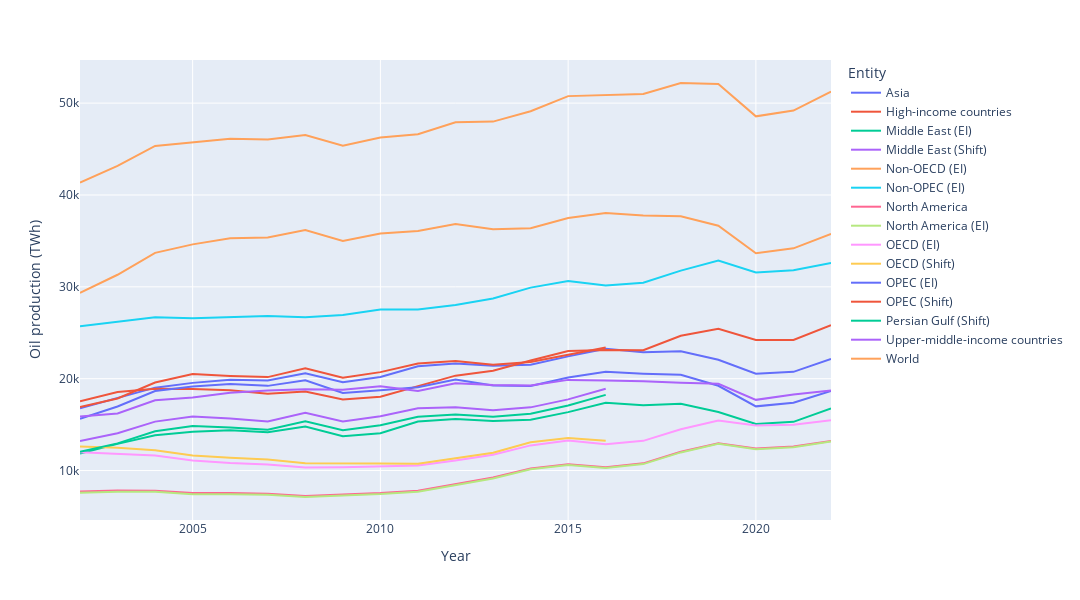

Notebook cell for this chart:
### Code cell
fig = px.line(
    oil_prod_country_gt_2001,
    x="Year",
    y="Oil production (TWh)",
    color="Entity",
)
# Update the layout to set the figure size
fig.update_layout(
    width=1080, height=600  # Adjust the width as needed  # Adjust the height as needed
)
fig.show()

### Figure 1 — Plotly figure (JSON) as saved in the notebook; plotly's stock layout.template omitted (floating-point values rounded to 4 significant figures)
{"data": [{"hovertemplate": "Entity=Asia<br>Year=%{x}<br>Oil production (TWh)=%{y}<extra></extra>", "legendgroup": "Asia", "line": {"color": "#636efa", "dash": "solid"}, "marker": {"symbol": "circle"}, "mode": "lines", "name": "Asia", "orientation": "v", "showlegend": true, "type": "scatter", "x": [2002, 2003, 2004, 2005, 2006, 2007, 2008, 2009, 2010, 2011, 2012, 2013, 2014, 2015, 2016, 2017, 2018, 2019, 2020, 2021, 2022], "xaxis": "x", "y": [16790.0, 17900.0, 19030.0, 19550.0, 19880.0, 19810.0, 20580.0, 19620.0, 20190.0, 21360.0, 21650.0, 21420.0, 21530.0, 22430.0, 23260.0, 22890.0, 23000.0, 22050.0, 20550.0, 20750.0, 22140.0], "yaxis": "y"}, {"hovertemplate": "Entity=High-income countries<br>Year=%{x}<br>Oil production (TWh)=%{y}<extra></extra>", "legendgroup": "High-income countries", "line": {"color": "#EF553B", "dash": "solid"}, "marker": {"symbol": "circle"}, "mode": "lines", "name": "High-income countries", "orientation": "v", "showlegend": true, "type": "scatter", "x": [2002, 2003, 2004, 2005, 2006, 2007, 2008, 2009, 2010, 2011, 2012, 2013, 2014, 2015, 2016, 2017, 2018, 2019, 2020, 2021, 2022], "xaxis": "x", "y": [17550.0, 18560.0, 18900.0, 18870.0, 18750.0, 18350.0, 18590.0, 17730.0, 18030.0, 19210.0, 20330.0, 20870.0, 21980.0, 23000.0, 23110.0, 23100.0, 24680.0, 25440.0, 24200.0, 24230.0, 25820.0], "yaxis": "y"}, {"hovertemplate": "Entity=Middle East (EI)<br>Year=%{x}<br>Oil production (TWh)=%{y}<extra></extra>", "legendgroup": "Middle East (EI)", "line": {"color": "#00cc96", "dash": "solid"}, "marker": {"symbol": "circle"}, "mode": "lines", "name": "Middle East (EI)", "orientation": "v", "showlegend": true, "type": "scatter", "x": [2002, 2003, 2004, 2005, 2006, 2007, 2008, 2009, 2010, 2011, 2012, 2013, 2014, 2015, 2016, 2017, 2018, 2019, 2020, 2021, 2022], "xaxis": "x", "y": [11850.0, 12900.0, 13840.0, 14220.0, 14390.0, 14170.0, 14790.0, 13740.0, 14060.0, 15340.0, 15610.0, 15380.0, 15520.0, 16360.0, 17390.0, 17100.0, 17260.0, 16380.0, 15080.0, 15300.0, 16770.0], "yaxis": "y"}, {"hovertemplate": "Entity=Middle East (Shift)<br>Year=%{x}<br>Oil production (TWh)=%{y}<extra></extra>", "legendgroup": "Middle East (Shift)", "line": {"color": "#ab63fa", "dash": "solid"}, "marker": {"symbol": "circle"}, "mode": "lines", "name": "Middle East (Shift)", "orientation": "v", "showlegend": true, "type": "scatter", "x": [2002, 2003, 2004, 2005, 2006, 2007, 2008, 2009, 2010, 2011, 2012, 2013, 2014, 2015, 2016], "xaxis": "x", "y": [13210.0, 14070.0, 15330.0, 15880.0, 15670.0, 15340.0, 16290.0, 15350.0, 15920.0, 16790.0, 16890.0, 16580.0, 16880.0, 17750.0, 18910.0], "yaxis": "y"}, {"hovertemplate": "Entity=Non-OECD (EI)<br>Year=%{x}<br>Oil production (TWh)=%{y}<extra></extra>", "legendgroup": "Non-OECD (EI)", "line": {"color": "#FFA15A", "dash": "solid"}, "marker": {"symbol": "circle"}, "mode": "lines", "name": "Non-OECD (EI)", "orientation": "v", "showlegend": true, "type": "scatter", "x": [2002, 2003, 2004, 2005, 2006, 2007, 2008, 2009, 2010, 2011, 2012, 2013, 2014, 2015, 2016, 2017, 2018, 2019, 2020, 2021, 2022], "xaxis": "x", "y": [29340.0, 31310.0, 33700.0, 34620.0, 35300.0, 35370.0, 36180.0, 35000.0, 35810.0, 36080.0, 36830.0, 36260.0, 36370.0, 37500.0, 38030.0, 37760.0, 37690.0, 36650.0, 33650.0, 34190.0, 35770.0], "yaxis": "y"}, {"hovertemplate": "Entity=Non-OPEC (EI)<br>Year=%{x}<br>Oil production (TWh)=%{y}<extra></extra>", "legendgroup": "Non-OPEC (EI)", "line": {"color": "#19d3f3", "dash": "solid"}, "marker": {"symbol": "circle"}, "mode": "lines", "name": "Non-OPEC (EI)", "orientation": "v", "showlegend": true, "type": "scatter", "x": [2002, 2003, 2004, 2005, 2006, 2007, 2008, 2009, 2010, 2011, 2012, 2013, 2014, 2015, 2016, 2017, 2018, 2019, 2020, 2021, 2022], "xaxis": "x", "y": [25700.0, 26200.0, 26680.0, 26580.0, 26710.0, 26820.0, 26700.0, 26930.0, 27530.0, 27540.0, 28020.0, 28730.0, 29920.0, 30630.0, 30140.0, 30450.0, 31770.0, 32870.0, 31570.0, 31810.0, 32590.0], "yaxis": "y"}, {"hovertemplate": "Entity=North America<br>Year=%{x}<br>Oil production (TWh)=%{y}<extra></extra>", "legendgroup": "North America", "line": {"color": "#FF6692", "dash": "solid"}, "marker": {"symbol": "circle"}, "mode": "lines", "name": "North America", "orientation": "v", "showlegend": true, "type": "scatter", "x": [2002, 2003, 2004, 2005, 2006, 2007, 2008, 2009, 2010, 2011, 2012, 2013, 2014, 2015, 2016, 2017, 2018, 2019, 2020, 2021, 2022], "xaxis": "x", "y": [7719.0, 7825.0, 7804.0, 7551.0, 7550.0, 7478.0, 7237.0, 7350.0, 7544.0, 7792.0, 8493.0, 9237.0, 10230.0, 10680.0, 10350.0, 10790.0, 12050.0, 12980.0, 12400.0, 12610.0, 13220.0], "yaxis": "y"}, {"hovertemplate": "Entity=North America (EI)<br>Year=%{x}<br>Oil production (TWh)=%{y}<extra></extra>", "legendgroup": "North America (EI)", "line": {"color": "#B6E880", "dash": "solid"}, "marker": {"symbol": "circle"}, "mode": "lines", "name": "North America (EI)", "orientation": "v", "showlegend": true, "type": "scatter", "x": [2002, 2003, 2004, 2005, 2006, 2007, 2008, 2009, 2010, 2011, 2012, 2013, 2014, 2015, 2016, 2017, 2018, 2019, 2020, 2021, 2022], "xaxis": "x", "y": [7591.0, 7692.0, 7682.0, 7422.0, 7420.0, 7360.0, 7122.0, 7239.0, 7436.0, 7688.0, 8398.0, 9143.0, 10140.0, 10590.0, 10270.0, 10700.0, 11980.0, 12910.0, 12330.0, 12540.0, 13150.0], "yaxis": "y"}, {"hovertemplate": "Entity=OECD (EI)<br>Year=%{x}<br>Oil production (TWh)=%{y}<extra></extra>", "legendgroup": "OECD (EI)", "line": {"color": "#FF97FF", "dash": "solid"}, "marker": {"symbol": "circle"}, "mode": "lines", "name": "OECD (EI)", "orientation": "v", "showlegend": true, "type": "scatter", "x": [2002, 2003, 2004, 2005, 2006, 2007, 2008, 2009, 2010, 2011, 2012, 2013, 2014, 2015, 2016, 2017, 2018, 2019, 2020, 2021, 2022], "xaxis": "x", "y": [12000.0, 11860.0, 11640.0, 11100.0, 10840.0, 10670.0, 10340.0, 10360.0, 10450.0, 10540.0, 11090.0, 11730.0, 12740.0, 13260.0, 12870.0, 13240.0, 14500.0, 15450.0, 14910.0, 15000.0, 15490.0], "yaxis": "y"}, {"hovertemplate": "Entity=OECD (Shift)<br>Year=%{x}<br>Oil production (TWh)=%{y}<extra></extra>", "legendgroup": "OECD (Shift)", "line": {"color": "#FECB52", "dash": "solid"}, "marker": {"symbol": "circle"}, "mode": "lines", "name": "OECD (Shift)", "orientation": "v", "showlegend": true, "type": "scatter", "x": [2002, 2003, 2004, 2005, 2006, 2007, 2008, 2009, 2010, 2011, 2012, 2013, 2014, 2015, 2016], "xaxis": "x", "y": [12610.0, 12490.0, 12200.0, 11640.0, 11390.0, 11200.0, 10800.0, 10750.0, 10770.0, 10750.0, 11340.0, 11940.0, 13070.0, 13550.0, 13240.0], "yaxis": "y"}, {"hovertemplate": "Entity=OPEC (EI)<br>Year=%{x}<br>Oil production (TWh)=%{y}<extra></extra>", "legendgroup": "OPEC (EI)", "line": {"color": "#636efa", "dash": "solid"}, "marker": {"symbol": "circle"}, "mode": "lines", "name": "OPEC (EI)", "orientation": "v", "showlegend": true, "type": "scatter", "x": [2002, 2003, 2004, 2005, 2006, 2007, 2008, 2009, 2010, 2011, 2012, 2013, 2014, 2015, 2016, 2017, 2018, 2019, 2020, 2021, 2022], "xaxis": "x", "y": [15640.0, 16970.0, 18660.0, 19150.0, 19420.0, 19220.0, 19830.0, 18440.0, 18740.0, 19080.0, 19900.0, 19260.0, 19200.0, 20130.0, 20760.0, 20550.0, 20420.0, 19230.0, 16990.0, 17380.0, 18670.0], "yaxis": "y"}, {"hovertemplate": "Entity=OPEC (Shift)<br>Year=%{x}<br>Oil production (TWh)=%{y}<extra></extra>", "legendgroup": "OPEC (Shift)", "line": {"color": "#EF553B", "dash": "solid"}, "marker": {"symbol": "circle"}, "mode": "lines", "name": "OPEC (Shift)", "orientation": "v", "showlegend": true, "type": "scatter", "x": [2002, 2003, 2004, 2005, 2006, 2007, 2008, 2009, 2010, 2011, 2012, 2013, 2014, 2015, 2016], "xaxis": "x", "y": [16900.0, 17850.0, 19580.0, 20520.0, 20300.0, 20170.0, 21140.0, 20110.0, 20710.0, 21650.0, 21920.0, 21520.0, 21830.0, 22640.0, 23400.0], "yaxis": "y"}, {"hovertemplate": "Entity=Persian Gulf (Shift)<br>Year=%{x}<br>Oil production (TWh)=%{y}<extra></extra>", "legendgroup": "Persian Gulf (Shift)", "line": {"color": "#00cc96", "dash": "solid"}, "marker": {"symbol": "circle"}, "mode": "lines", "name": "Persian Gulf (Shift)", "orientation": "v", "showlegend": true, "type": "scatter", "x": [2002, 2003, 2004, 2005, 2006, 2007, 2008, 2009, 2010, 2011, 2012, 2013, 2014, 2015, 2016], "xaxis": "x", "y": [12040.0, 12960.0, 14290.0, 14840.0, 14690.0, 14430.0, 15360.0, 14400.0, 14930.0, 15860.0, 16100.0, 15860.0, 16190.0, 17070.0, 18240.0], "yaxis": "y"}, {"hovertemplate": "Entity=Upper-middle-income countries<br>Year=%{x}<br>Oil production (TWh)=%{y}<extra></extra>", "legendgroup": "Upper-middle-income countries", "line": {"color": "#ab63fa", "dash": "solid"}, "marker": {"symbol": "circle"}, "mode": "lines", "name": "Upper-middle-income countries", "orientation": "v", "showlegend": true, "type": "scatter", "x": [2002, 2003, 2004, 2005, 2006, 2007, 2008, 2009, 2010, 2011, 2012, 2013, 2014, 2015, 2016, 2017, 2018, 2019, 2020, 2021, 2022], "xaxis": "x", "y": [15880.0, 16220.0, 17650.0, 17960.0, 18470.0, 18710.0, 18840.0, 18790.0, 19170.0, 18660.0, 19500.0, 19310.0, 19260.0, 19870.0, 19800.0, 19730.0, 19570.0, 19450.0, 17700.0, 18290.0, 18710.0], "yaxis": "y"}, {"hovertemplate": "Entity=World<br>Year=%{x}<br>Oil production (TWh)=%{y}<extra></extra>", "legendgroup": "World", "line": {"color": "#FFA15A", "dash": "solid"}, "marker": {"symbol": "circle"}, "mode": "lines", "name": "World", "orientation": "v", "showlegend": true, "type": "scatter", "x": [2002, 2003, 2004, 2005, 2006, 2007, 2008, 2009, 2010, 2011, 2012, 2013, 2014, 2015, 2016, 2017, 2018, 2019, 2020, 2021, 2022], "xaxis": "x", "y": [41340.0, 43170.0, 45340.0, 45720.0, 46130.0, 46040.0, 46520.0, 45370.0, 46260.0, 46620.0, 47920.0, 47990.0, 49110.0, 50760.0, 50900.0, 51000.0, 52190.0, 52090.0, 48560.0, 49190.0, 51260.0], "yaxis": "y"}], "layout": {"height": 600, "legend": {"title": {"text": "Entity"}, "tracegroupgap": 0}, "margin": {"t": 60}, "width": 1080, "xaxis": {"anchor": "y", "domain": [0, 1], "title": {"text": "Year"}}, "yaxis": {"anchor": "x", "domain": [0, 1], "title": {"text": "Oil production (TWh)"}}}}
